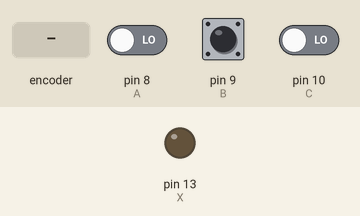
This sketch was run on a simulated Arduino Uno, built with avr-gcc and run on an emulated ATmega328P. On the bench: output pins drawn as LEDs (lit = HIGH). Dashed ring = blinking. Inputs (shaded band) come from the test bench; at power-on: pin 8 (A) LOW, pin 9 (B) HIGH, pin 10 (C) LOW.

Above: at 1.2 s.
1.3 s: rotary encoder on pin 8 (A) / pin 9 (B) turned 3 steps (first pin leading)
At 1.53 s:
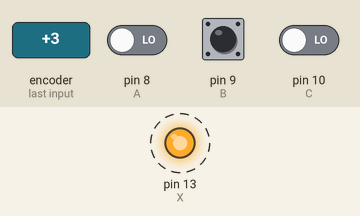
Timing chart, 0 to 4.3 s (numbered marks = the images above; inputs shaded):
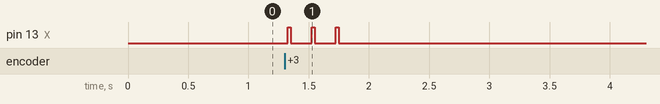

The sketch:

finalP1.ino
```cpp
int A = 8; // Pulsador 1
int B = 9; // Pulsador 2
int C = 10; // Pulsador 3
int X = 13; // Puerto digital 3 - Led

void setup()
{
  pinMode(X, OUTPUT);
  pinMode(A, INPUT);
  pinMode(B, INPUT);
  pinMode(C, INPUT);
}

void loop()
{
  if (digitalRead(A)==HIGH) // A sin pulsar (Normal Cerrado)
  {
    digitalWrite(X,LOW); // Caso 1
  }
  else // A pulsado
  {
    if (digitalRead(B)==LOW) // B pulsado
    {
      digitalWrite(X,HIGH); // Caso 2
    }
    else // B sin pulsar
    {
      if (digitalRead(C)==LOW) // C pulsado
      {
        digitalWrite(X,LOW); // Caso 3
      }
      else // C sin pulsar
      {
        digitalWrite(X,LOW); // Caso 4
      }
    }
  }
}
```

Measured:
- after the input at 1.3 s, pin 13 (X): alternates HIGH for 0.02 s and LOW for 0.17 s, 6 changes in all, then stays LOW, starting at once
